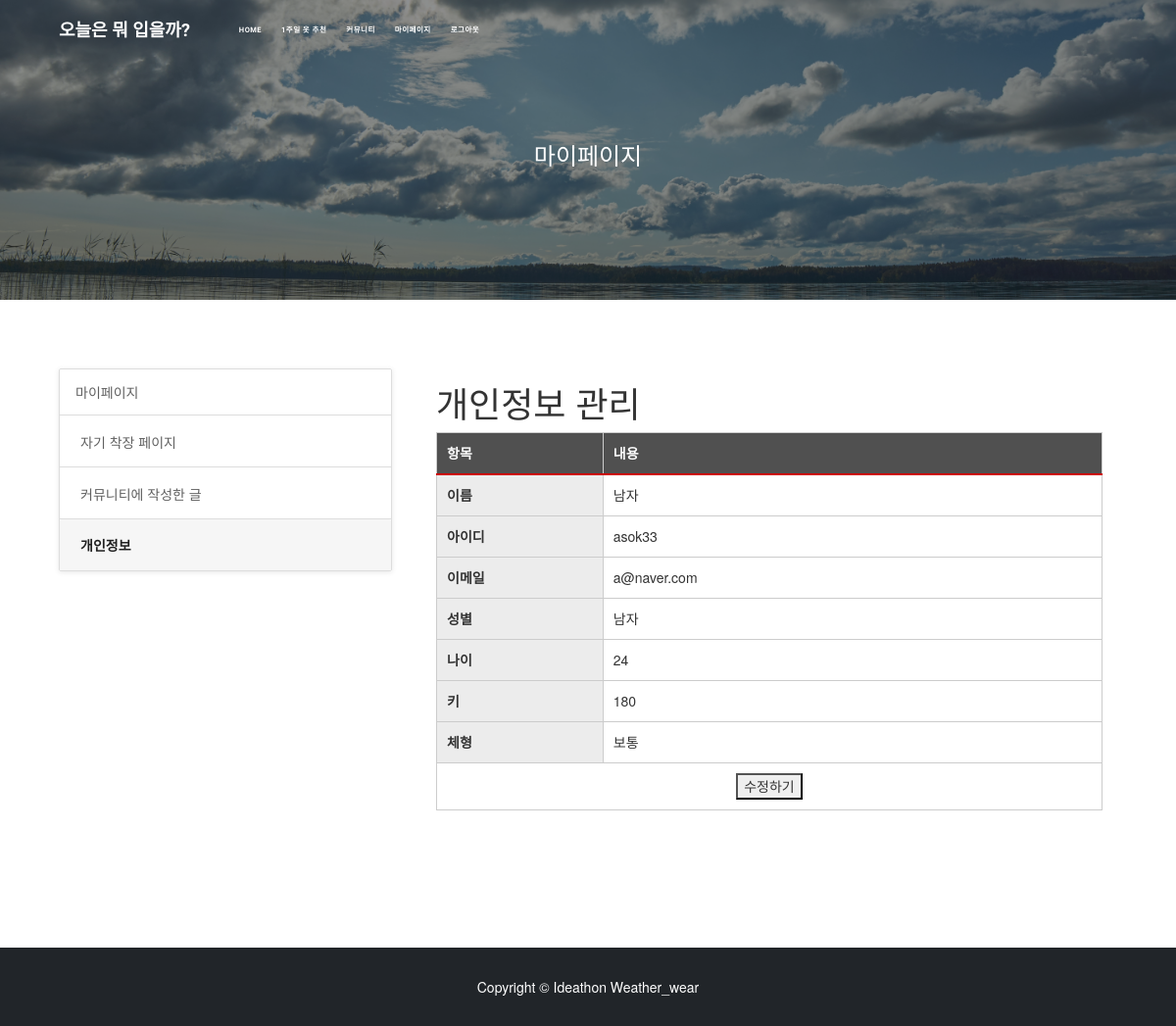
Before: /myPage/profile/ (signed in) with the older database file.
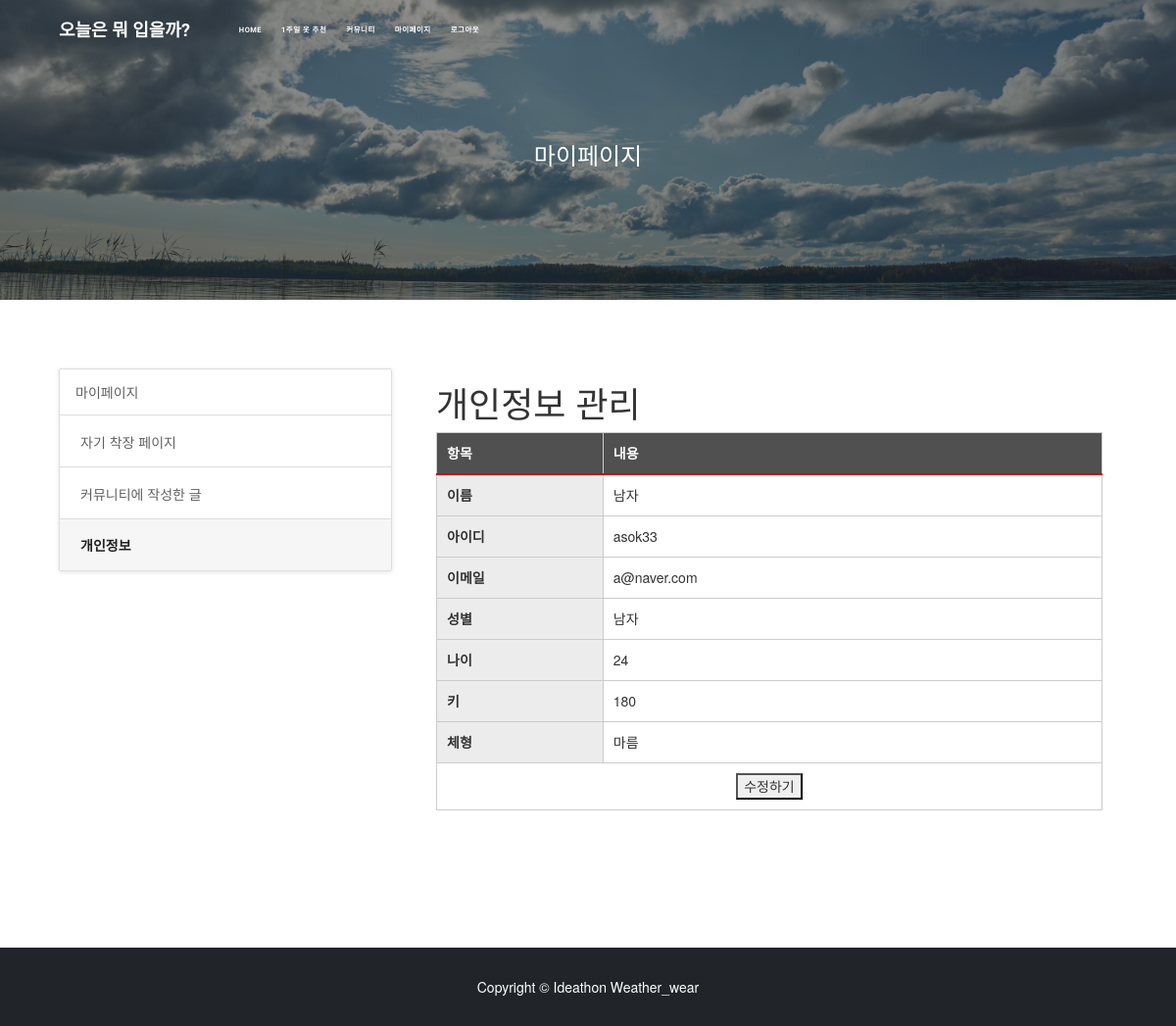
After: the same page with the newer database file.
### accounts/models.py (models this page shows, shortened)
class UserProfile(models.Model):
    GENDER_CHOICE = (
        ('남자', '남자'),
        ('여자', '여자'),
    )
    BODY_FORM = (
        ('마름','마름'),
        ('보통','보통'),
        ('과체중','과체중'),
    )
    user = models.OneToOneField(User, on_delete=models.CASCADE)
    name = models.CharField(max_length=30, default='')
    email = models.EmailField(max_length=20,default='')
    gender = models.CharField(max_length=2, choices= GENDER_CHOICE)
    age = models.IntegerField(default='')
    height = models.IntegerField(default='')
    bodyForm = models.CharField(max_length=5, choices= BODY_FORM)
    class Meta:
        ordering = ['id']
        db_table = 'user_profile'
        verbose_name = 'User Profile'
        verbose_name_plural = 'User Profile'

### myPage/views.py (the view)
# urls.py: path('profile/', views.profile, name="profile"),
def profile(request):
    check = request.user.email
    profiles = UserProfile.objects.get(email = check)
    return render(request, 'myPage/myPageProfile.html', {'profiles':profiles})

### myPage/templates/myPage/myPageProfile.html (shortened to what this page needs)
{% extends "base.html" %}
{% load static %}
{% block content %}
<link rel='stylesheet prefetch' href='https://maxcdn.bootstrapcdn.com/bootstrap/3.3.6/css/bootstrap.min.css'>
<link rel='stylesheet prefetch' href='https://files.krve.io/f/eyespot.css'>
<link rel='stylesheet prefetch' href='https://cdn.cloudcache.dk/materialdesignicons/1.6.50/css/materialdesignicons.min.css'>
<header class="masthead" style="background-image: url('/static/images/cloud.jpg')">
  <div class="container position-relative px-4 px-lg-5">
      <div class="row gx-4 gx-lg-5 justify-content-center">
          <div class="col-md-10 col-lg-8 col-xl-7">
              <div class="site-heading">
                  <h3>마이페이지</h3>
              </div>
          </div>
      </div>
  </div>
</header>
<div class="container" style="margin-top: 5em; margin-bottom: 10em;">
    <div class="col-md-4">
      <ul class="list-group help-group">
        <div class="faq-list list-group nav nav-tabs">
          <a href="{% url 'myPage:mypage' %}" class="list-group-item" role="tab" data-toggle="tab">
            마이페이지
          </a>
          <a href="{% url 'myPage:my_clothes' %}" class="list-group-item" role="tab" data-toggle="tab">
             자기 착장 페이지
          </a>
          <a href="{% url 'myPage:writing_list' %}" class="list-group-item" role="tab" data-toggle="tab">
             커뮤니티에 작성한 글
          </a>
          <a href="{% url 'myPage:profile' %}" class="list-group-item active" role="tab" data-toggle="tab">
             개인정보
          </a>
        </div>
      </ul>
  </div>
    <div class="col-md-8">
        <div class="container-fluid" style="width: 100%;">
            <h1 class="mt-4">개인정보 관리</h1>
            <table class="profile" style="margin: 0 0 0 0; width: 100%;">
                <thead>
                <tr>
                  <th scope="cols" width=25%>항목</th>
                  <th scope="cols">내용</th>
                </tr>
                </thead>
                <tbody>
                <tr>
                  <th scope="row">이름</th>
                  <td>{{ profiles.name }}</td>
                </tr>
                <tr>
                  <th scope="row">아이디</th>
                  <td>{{ profiles.user }}</td>
                </tr>
                <tr>
                    <th scope="row">이메일</th>
                    <td>{{ profiles.email }}</td>
                  </tr>
                  <tr>
                    <th scope="row">성별</th>
                    <td>{{ profiles.gender }}</td>
                  </tr>
                  <tr>
                    <th scope="row">나이</th>
                    <td>{{ profiles.age }}</td>
                  </tr>
                  <tr>
                    <th scope="row">키</th>
                    <td>{{profiles.height}}</td>
                  </tr>
                  <tr>
                    <th scope="row">체형</th>
                    <td>{{profiles.bodyForm}}</td>
                  </tr>
                  <tr scope="row">
                    <td colspan="2" style="text-align: center;">
                        <button onclick="location.href='{% url 'myPage:edit' %}'">수정하기</button>
                    </td>
                  </tr>
                </tbody>
            </table>
        </div>
    </div>
</div>
{%endblock%}

Changed rows visible on the page:
changed UserProfile "남자": bodyForm "보통" → "마름"
